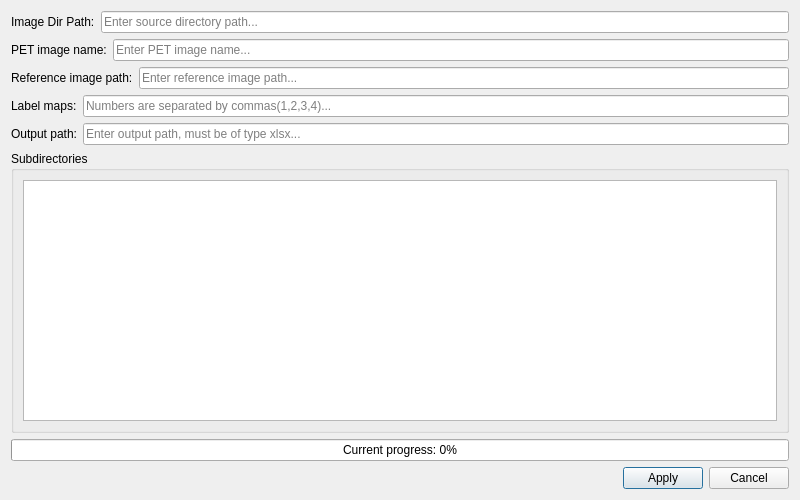
  <widget class="QDialog" name="dialog5">
    <property name="geometry">
        <rect>
            <x>0</x>
            <y>0</y>
            <width>800</width>
            <height>500</height>
        </rect>
    </property>
    <property name="windowTitle">
        <string>SUVr Calculate</string>
    </property>
    <property name="modal">
        <bool>true</bool>
    </property>
    <layout class="QVBoxLayout" name="verticalLayout_dialog5">
        <!-- 第一行：路径输入1 -->
        <item>
            <layout class="QHBoxLayout" name="horizontalLayout_path567">
                <item>
                    <widget class="QLabel" name="label_path5671">
                        <property name="text">
                            <string>Image Dir Path:</string>
                        </property>
                    </widget>
                </item>
                <item>
                    <widget class="QLineEdit" name="lineEdit_5_1">
                        <property name="placeholderText">
                            <string>Enter source directory path...</string>
                        </property>
                        <property name="minimumWidth">
                            <number>200</number>
                        </property>
                        <property name="maximumWidth">
                            <number>600</number>
                        </property>
                    </widget>
                </item>
            </layout>
        </item>
        
        <!-- 第二行：pet文件名 -->
        <item>
            <layout class="QHBoxLayout" name="horizontalLayout_path532">
                <item>
                    <widget class="QLabel" name="label_path5321">
                        <property name="text">
                            <string>PET image name:</string>
                        </property>
                    </widget>
                </item>
                <item>
                    <widget class="QLineEdit" name="lineEdit_5_2">
                        <property name="placeholderText">
                            <string>Enter PET image name...</string>
                        </property>
                        <property name="minimumWidth">
                            <number>200</number>
                        </property>
                        <property name="maximumWidth">
                            <number>600</number>
                        </property>
                    </widget>
                </item>
            </layout>
        </item>

        <!-- 第三行：label2文件名 -->
        <item>
            <layout class="QHBoxLayout" name="horizontalLayout_path552">
                <item>
                    <widget class="QLabel" name="label_path572">
                        <property name="text">
                            <string>Reference image path:</string>
                        </property>
                    </widget>
                </item>
                <item>
                    <widget class="QLineEdit" name="lineEdit_5_3">
                        <property name="placeholderText">
                            <string>Enter reference image path...</string>
                        </property>
                        <property name="minimumWidth">
                            <number>200</number>
                        </property>
                        <property name="maximumWidth">
                            <number>600</number>
                        </property>
                    </widget>
                </item>
            </layout>
        </item>

        <!-- 第四行：标签值列表 -->
        <item>
            <layout class="QHBoxLayout" name="horizontalLayout_path55211">
                <item>
                    <widget class="QLabel" name="label_path57211">
                        <property name="text">
                            <string>Label maps:</string>
                        </property>
                    </widget>
                </item>
                <item>
                    <widget class="QLineEdit" name="lineEdit_5_4">
                        <property name="placeholderText">
                            <string>Numbers are separated by commas(1,2,3,4)...</string>
                        </property>
                        <property name="minimumWidth">
                            <number>200</number>
                        </property>
                        <property name="maximumWidth">
                            <number>600</number>
                        </property>
                    </widget>
                </item>
            </layout>
        </item>

        <!-- 第五行：输出的文件名 -->
        <item>
            <layout class="QHBoxLayout" name="horizontalLayout_path5776">
                <item>
                    <widget class="QLabel" name="label_path5776">
                        <property name="text">
                            <string>Output path:</string>
                        </property>
                    </widget>
                </item>
                <item>
                    <widget class="QLineEdit" name="lineEdit_5_6">
                        <property name="placeholderText">
                            <string>Enter output path, must be of type xlsx...</string>
                        </property>
                        <property name="minimumWidth">
                            <number>200</number>
                        </property>
                        <property name="maximumWidth">
                            <number>600</number>
                        </property>
                    </widget>
                </item>
            </layout>
        </item>
        
        <!-- 第六行：带滚动条的显示框 -->
        <item>
            <widget class="QGroupBox" name="groupBox_display5">
                <property name="title">
                    <string>Subdirectories</string>
                </property>
                <layout class="QVBoxLayout" name="verticalLayout_display5">
                    <item>
                        <widget class="QTextEdit" name="textEdit_display5">
                            <property name="readOnly">
                                <bool>true</bool>
                            </property>
                            <property name="lineWrapMode">
                                <enum>QTextEdit::NoWrap</enum>
                            </property>
                        </widget>
                    </item>
                </layout>
            </widget>
        </item>

        <!-- 第七行：进度条 -->
        <item>
            <widget class="QProgressBar" name="progressBar5">
                <property name="minimum">
                <number>0</number>
                </property>
                <property name="maximum">
                <number>100</number>
                </property>
                <property name="value">
                <number>0</number>
                </property>
                <property name="textVisible">
                <bool>true</bool>
                </property>
                <property name="format">
                <string>Current progress: %p%</string>
                </property>
            </widget>
        </item>
        
        <!-- 第八行：按钮 -->
        <item>
            <layout class="QHBoxLayout" name="horizontalLayout_buttons5">
                <item>
                    <spacer name="horizontalSpacer5">
                        <property name="orientation">
                            <enum>Qt::Horizontal</enum>
                        </property>
                        <property name="sizeHint" stdset="0">
                            <size>
                                <width>40</width>
                                <height>20</height>
                            </size>
                        </property>
                    </spacer>
                </item>
                <item>
                    <widget class="QPushButton" name="applyButton5">
                        <property name="text">
                            <string>Apply</string>
                        </property>
                    </widget>
                </item>
                <item>
                    <widget class="QPushButton" name="cancelButton5">
                        <property name="text">
                            <string>Cancel</string>
                        </property>
                    </widget>
                </item>
            </layout>
        </item>
    </layout>
  </widget>
